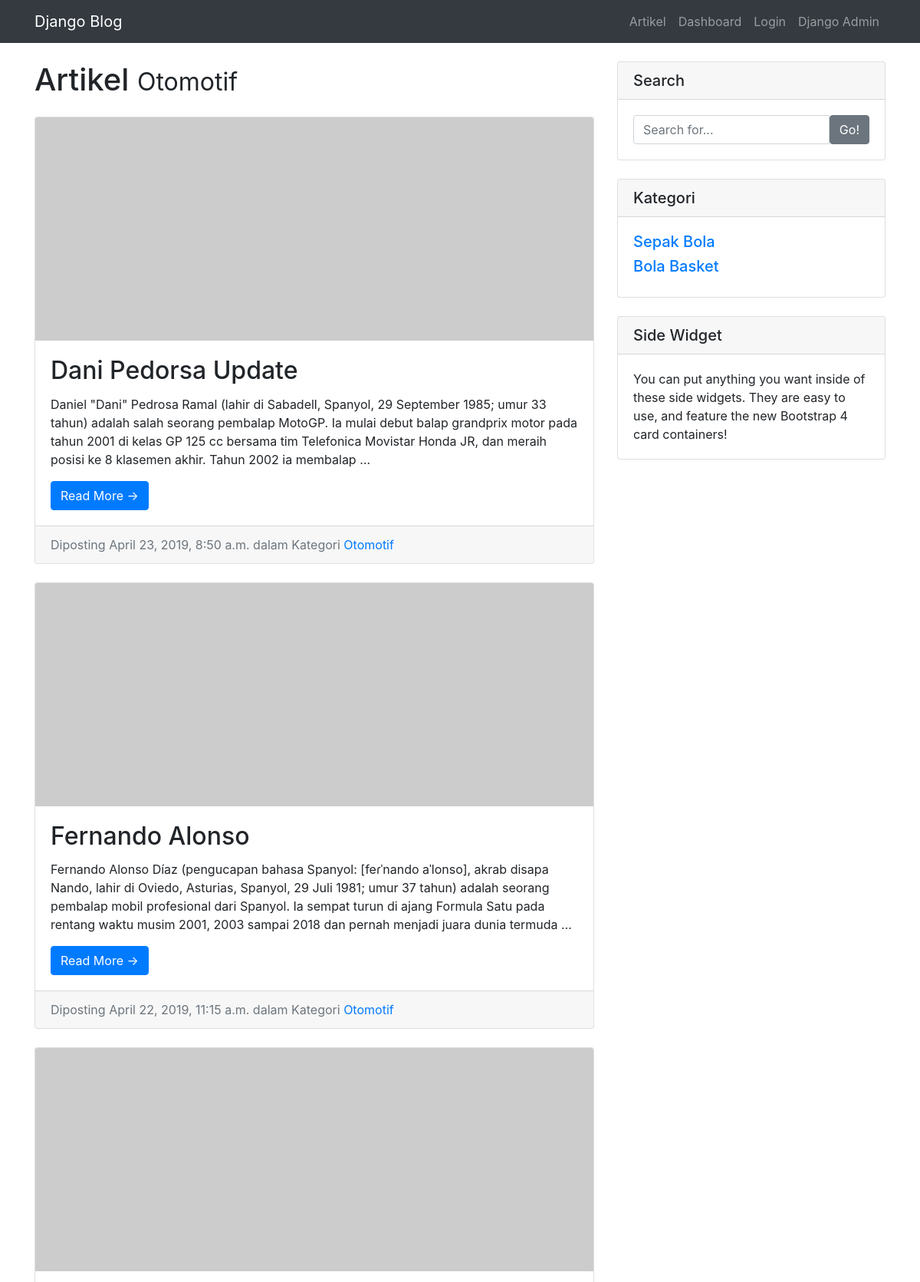
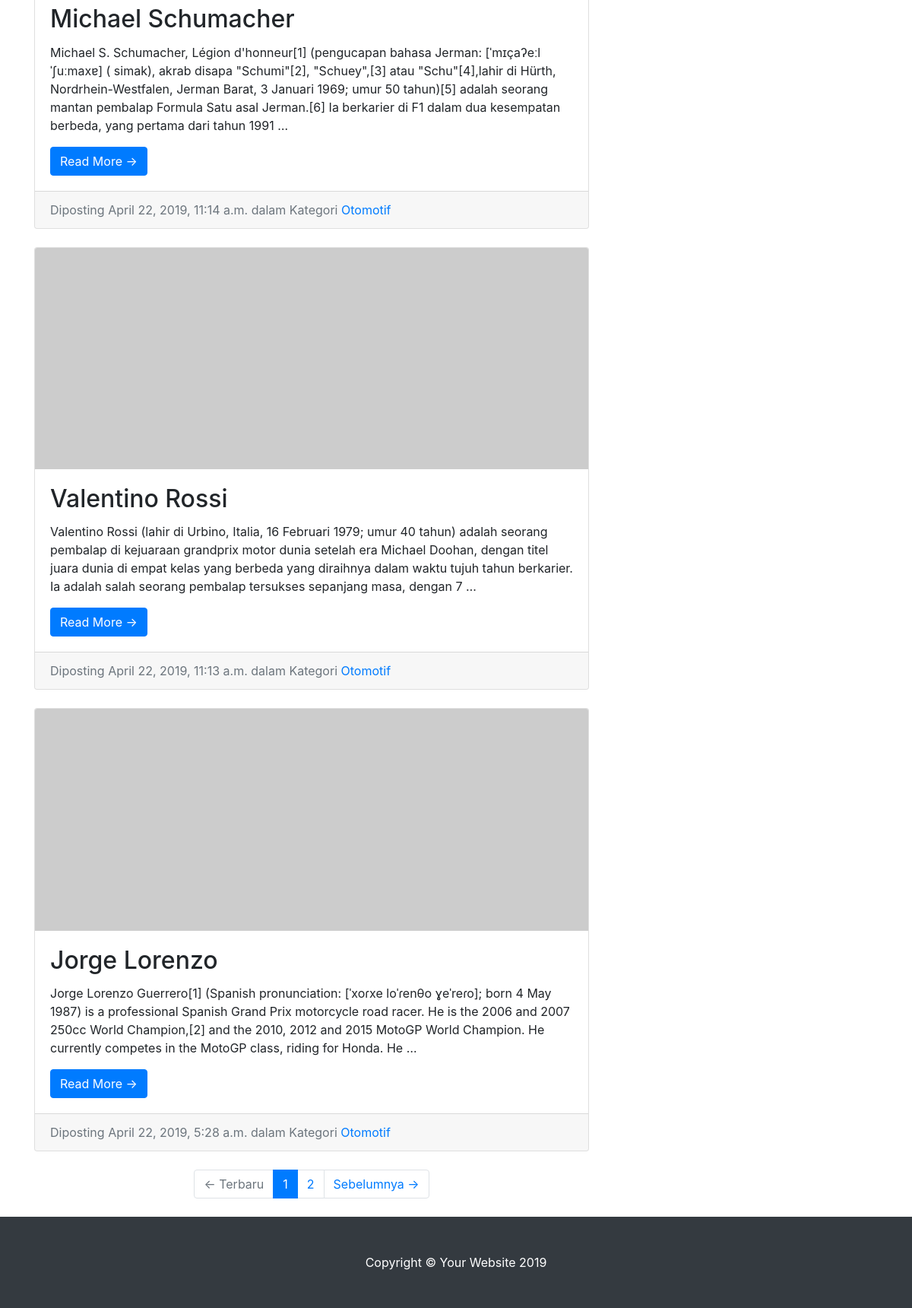
Screenshot of /kategori/Otomotif with the database file from the repository (2 pictures, top to bottom).
### artikel/models.py (models this page shows, shortened)
class Artikel(models.Model):
    judul       = models.CharField(max_length=255)
    isi         = models.TextField()
    kategori    = models.CharField(max_length=255)
    published   = models.DateTimeField(auto_now_add=True)
    updated     = models.DateTimeField(auto_now=True)
    slug        = models.SlugField(blank=True,editable=False)

### artikel/views.py (the view)
# urls.py: url(r'^kategori/(?P<category>[\w\s]+)$', ArtikelKategoriListView.as_view(), name='category'),
class ArtikelKategoriListView(ListView):
    model = Artikel
    template_name = "kategori_list.html"
    context_object_name = "artikel_list"
    ordering = ['-published']
    paginate_by = 5
    def get_queryset(self):
        self.queryset = self.model.objects.filter(kategori=self.kwargs['category'])
        return super().get_queryset()
    def get_context_data(self,*args, **kwargs):
        kategori_list = self.model.objects.values_list('kategori',flat=True).distinct().exclude(kategori=self.kwargs['category'])
        self.kwargs.update({'kategori_list':kategori_list,
                            'heading_kategori':self.kwargs['category'],
                            })
        kwargs = self.kwargs
        return super().get_context_data(*args, **kwargs)

### templates/kategori_list.html
{% extends 'layout/frontend/base.html' %}
{% block contents %}
<div class="col-md-8">
    <h1 class="my-4">
        Artikel <small>{{heading_kategori}}</small>
    </h1>
    {% for artikel in artikel_list  %}
        <div class="card mb-4">
                <img class="card-img-top" src="http://placehold.it/750x300" alt="Card image cap">
                <div class="card-body">
                    <h2 class="card-title">{{artikel.judul}}</h2>
                    <p class="card-text">{{artikel.isi|truncatewords:50}}</p>
                    <a href="{% url 'detail' artikel.slug %}"  class="btn btn-primary">Read More &rarr;</a>
                </div>
                <div class="card-footer text-muted">
                    Diposting {{artikel.published}} dalam Kategori
                    <a href="{% url 'category' artikel.kategori %}">{{artikel.kategori}}</a>
                </div>
        </div>
    {% endfor %}
    {% if is_paginated %}
        <ul class="pagination justify-content-center mb-4">
                {% if page_obj.has_previous %}
                    <li class="page-item">
                        <a class="page-link" href="{% url 'list' page_obj.previous_page_number  %}">&larr; Terbaru</a>
                     </li>
                    {% else %}
                    <li class="page-item disabled">
                        <a class="page-link" href="#">&larr; Terbaru</a>
                    </li>
                {% endif %}
                {% for page in paginator.page_range  %}
                    {% if page is page_obj.number %}
                        <li class="page-item active" aria-current="page">
                            <a class="page-link" href="#">{{page}}</a>
                        </li>
                    {% else %}
                        <li class="page-item">
                            <a class="page-link" href="{% url 'list' page  %}">{{page}}</a>
                        </li>
                    {% endif %}
                {% endfor %}
                {% if page_obj.has_next %}
                    <li class="page-item">
                        <a class="page-link" href="{% url 'list' page_obj.next_page_number  %}">Sebelumnya &rarr;</a>
                    </li>
                    {% else %}
                    <li class="page-item disabled">
                        <a class="page-link" href="#">Sebelumnya &rarr;</a>
                    </li>
                {% endif %}
        </ul>
    {% endif %}
</div>
{% include 'layout/frontend/snippets/sidebar.html' %}
{% endblock contents %}

### static/frontend/css/blog-home.css (style rules this page uses)
body { padding-top: 56px; }

### rows the page displays
Artikel: judul "Dani Pedorsa Update", isi "Daniel \"Dani\" Pedrosa Ramal (lahir di Sabadell, Spanyol, 29 September 1985; umur 33 tahun) adalah salah seorang pembalap MotoGP. Ia mulai debut balap grandprix motor pada tahun 2001 di kelas GP 125 cc bersama tim Telefonica Movistar Honda JR, dan meraih posisi ke 8 klasemen akhir. Tahun 2002 ia membalap …", published "April 23, 2019, 8:50 a.m.", kategori "Otomotif"
Artikel: judul "Fernando Alonso", isi "Fernando Alonso Díaz (pengucapan bahasa Spanyol: [feɾˈnando aˈlonso], akrab disapa Nando, lahir di Oviedo, Asturias, Spanyol, 29 Juli 1981; umur 37 tahun) adalah seorang pembalap mobil profesional dari Spanyol. Ia sempat turun di ajang Formula Satu pada rentang waktu musim 2001, 2003 sampai 2018 dan pernah menjadi juara dunia termuda …", published "April 22, 2019, 11:15 a.m.", kategori "Otomotif"
Artikel: judul "Michael Schumacher", isi "Michael S. Schumacher, Légion d'honneur[1] (pengucapan bahasa Jerman: [ˈmɪçaʔeːl ˈʃuːmaxɐ] ( simak), akrab disapa \"Schumi\"[2], \"Schuey\",[3] atau \"Schu\"[4],lahir di Hürth, Nordrhein-Westfalen, Jerman Barat, 3 Januari 1969; umur 50 tahun)[5] adalah seorang mantan pembalap Formula Satu asal Jerman.[6] Ia berkarier di F1 dalam dua kesempatan berbeda, yang pertama dari tahun 1991 …", published "April 22, 2019, 11:14 a.m.", kategori "Otomotif"
Artikel: judul "Valentino Rossi", isi "Valentino Rossi (lahir di Urbino, Italia, 16 Februari 1979; umur 40 tahun) adalah seorang pembalap di kejuaraan grandprix motor dunia setelah era Michael Doohan, dengan titel juara dunia di empat kelas yang berbeda yang diraihnya dalam waktu tujuh tahun berkarier. Ia adalah salah seorang pembalap tersukses sepanjang masa, dengan 7 …", published "April 22, 2019, 11:13 a.m.", kategori "Otomotif"
Artikel: judul "Jorge Lorenzo", isi "Jorge Lorenzo Guerrero[1] (Spanish pronunciation: [ˈxoɾxe loˈɾenθo ɣeˈreɾo]; born 4 May 1987) is a professional Spanish Grand Prix motorcycle road racer. He is the 2006 and 2007 250cc World Champion,[2] and the 2010, 2012 and 2015 MotoGP World Champion. He currently competes in the MotoGP class, riding for Honda. He …", published "April 22, 2019, 5:28 a.m.", kategori "Otomotif"

### other values shown
{{ heading_kategori }} "Otomotif"
{{ page }} "1"
{{ page }} "2"
{{ kategori }} "Sepak Bola" "Bola Basket"
